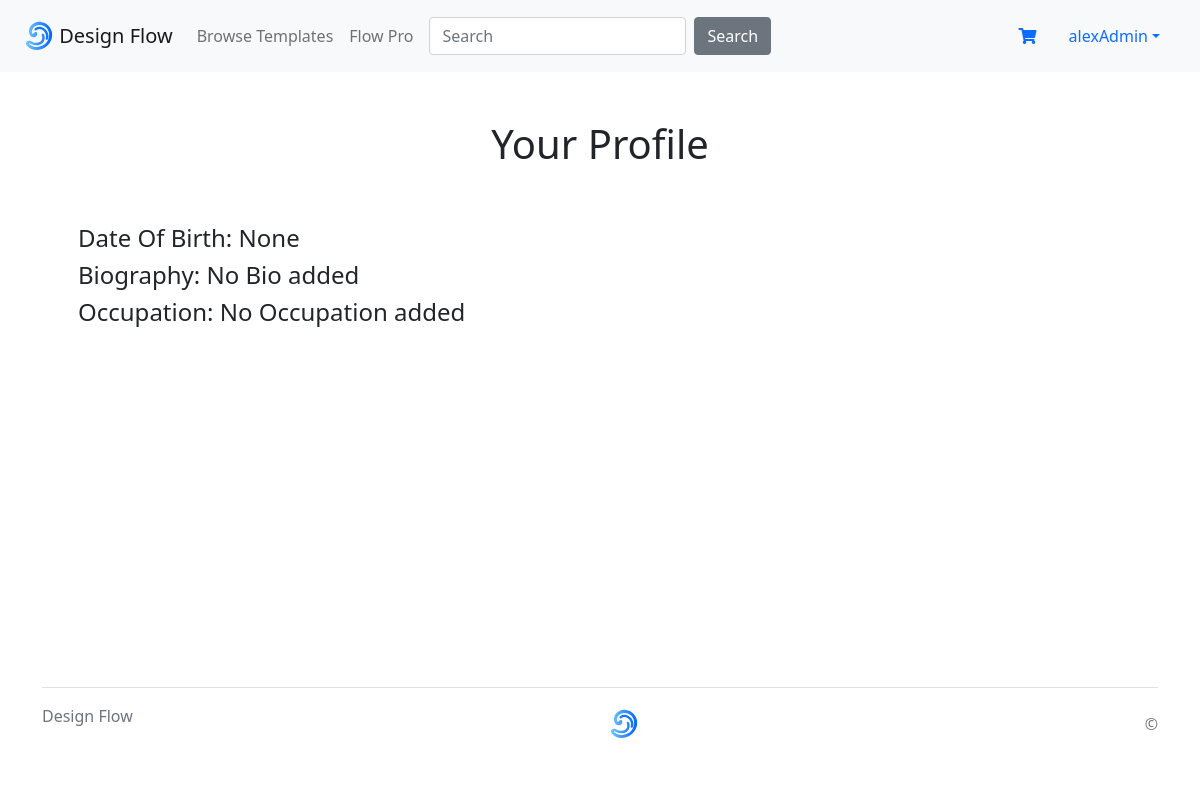
Page /users/profile/2/ (signed in) on the committed database.
### users/models.py (models this page shows, shortened)
class CustomUser(AbstractUser):
    age = models.PositiveBigIntegerField(null=True, blank=True)

class Profile(models.Model):
    user = models.OneToOneField(
        get_user_model(),
        null=True,
        on_delete=models.CASCADE,
    )
    date_of_birth = models.DateField(blank=True, null=True)
    bio = models.CharField(default=('No Bio added'), max_length=2555,blank=True, null=True)
    occupation = models.CharField(default=('No Occupation added'), max_length=50,blank=True, null=True)

### users/views.py (the view)
# urls.py: path('profile/<int:pk>/', ProfilePageView.as_view(), name='view_profile'),
class ProfilePageView(DetailView):
    model = Profile
    template_name = 'registration/user_profile.html'

### users/templates/registration/user_profile.html (shortened to what this page needs)
{% extends 'base.html' %}
{% block content %}
<div class="container-fluid d-flex flex-column alight-items-center justify-content-center mt-5">
    <h1 class="align-self-center"> Your Profile</h1>
    <div class="container align-self-center p-5">
        <p class="h4 fw-normal"> Date Of Birth: {{ user.profile.date_of_birth }}</p>
        <p class="h4 fw-normal"> Biography: {{ user.profile.bio }}</p>
        <p class="h4 fw-normal"> Occupation: {{ user.profile.occupation }}
    </div>
    <br />
</div>
{% endblock content %}

### pages/templates/base.html (shortened to what this page needs)
{% load static %}
<!DOCTYPE html>
<html lang="en">
<head>
    <link rel="stylesheet" href="{% static 'css/base.css' %}">
    <link href="https://cdn.jsdelivr.net/npm/bootstrap@5.0.2/dist/css/bootstrap.min.css" rel="stylesheet">
    <link rel="stylesheet" href="https://use.fontawesome.com/releases/v5.15.1/css/all.css">
</head>
<nav class="navbar navbar-expand-lg sticky-top navbar-light bg-light px-4 py-3">
    <div class="collapse navbar-collapse" id="navbardCollapse" aria-labelledby="navbarNavLabel" aria-hidden="true">
        <a class="navbar-brand" href="{% url 'home' %}">
            <img src="{% static 'icon.svg' %}" width="30" height="30" class="d-inline-block align-top" alt="" />
            Design Flow
        </a>
        <ul class="navbar-nav">
            <li class="nav-item">
                <a class="nav-link" href="{% url 'all_templates' %}">Browse Templates</a>
            </li>
            <li class="nav-item">
                <a class="nav-link" href="{% url 'FlowPro' %}">Flow Pro</a>
            </li>
        </ul>
        <form class="navbar-item mx-2 d-flex flex-row"
            action="{% url 'search_app:searchResult' %}" method="get">
            <input class="form-control me-2" type="search" placeholder="Search" aria-label="Search" name="q">
            <button class="btn btn-secondary my-2 my-sm-0" type="submit">Search</button>
        </form>
    </div>
    <ul class="nav d-flex flex-row ">
        {% if item_count > 0 %}
        <li class="nav-item">
            <a class="nav-link" href="{% url 'cart:cart_detail' %}"><i
                    class="fas fa-shopping-cart">({{item_count}})</i></a>
        </li>
        {% else %}
        <li class="nav-item">
            <a class="nav-link w-100" href="{% url 'cart:cart_detail' %}"><i class="fas fa-shopping-cart"></i></a>
        </li>
        {% endif %}
        {% if user.is_authenticated %}
        <li class="nav-item dropdown">
            <a href="#" class="nav-link dropdown-toggle" data-bs-toggle="dropdown">{{user.username}}</a>
        </li>
        {% endif %}
    </ul>
</nav>
<body class="d-flex flex-column h-100 min-vh-100">
    {% block content %}{% endblock content %}
</body>
<footer class="footer mt-auto py-3">
    <div class="container">
        <footer class="d-flex flex-wrap justify-content-between align-items-center py-3 my-4 border-top">
            <a href="{% url 'home' %}" class="col-md-4 mb-0 text-decoration-none">
                <p class=" text-muted">Design Flow</p>
            </a>
            <a href="{% url 'home' %}"
                class="col-md-4 d-flex align-items-center justify-content-center mb-3 mb-md-0 me-md-auto link-dark text-decoration-none">
                <svg class="bi me-2" width="40" height="32">
                    <img src="{% static 'icon.svg' %}" width="30" height="30" class="d-inline-block align-top" alt="" />
                </svg>
            </a>
            <p class="col-md-4 text-muted mb-0 text-end">©</p>
        </footer>
    </div>
</footer>
</html>

### rows in the picture
CustomUser: username "alexAdmin", profile.date_of_birth "None", profile.bio "No Bio added", profile.occupation "No Occupation added"
